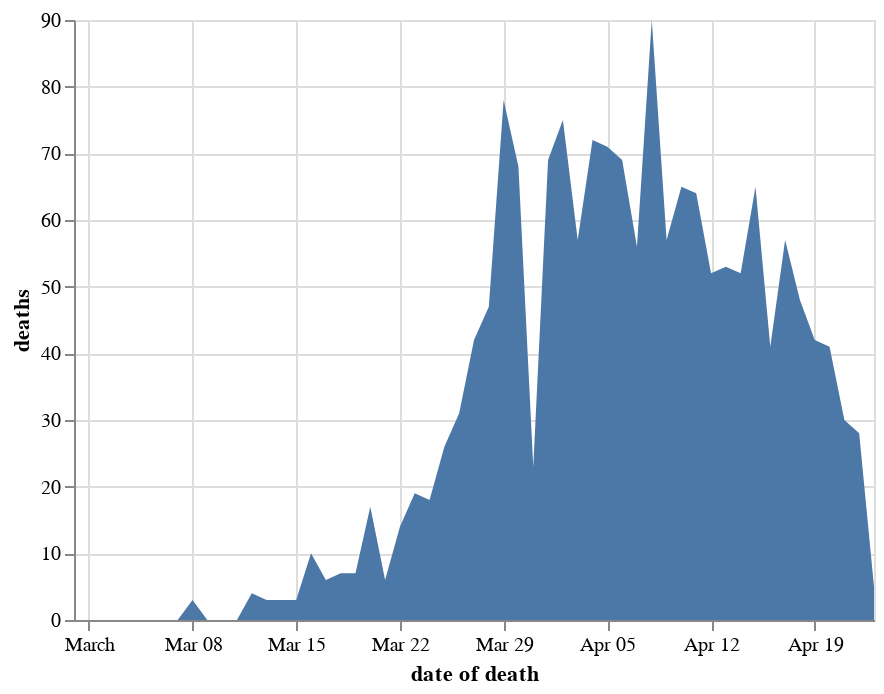

Here is the notebook cell this chart was saved with:
### Markdown cell above
## Deaths on date died Express & Star

### Code cell
chart_dodde = chart_doddbt.copy()
chart_dodde = chart_dodde[chart_dodde.code.isin(trustcodes_expressandstar)]
chart_dodde = chart_dodde.groupby(['date of death'], as_index=False)['deaths'].sum()
alt.Chart(chart_dodde).mark_area().encode(
    x='date of death',
    y='deaths'
)

### Figure 1 — Vega-Lite specification as saved in the notebook (floating-point values rounded to 4 significant figures)
{"config": {"view": {"continuousWidth": 400, "continuousHeight": 300}}, "data": {"name": "data-5cd55fe1889e0056a1ecefd509789507"}, "mark": "area", "encoding": {"x": {"type": "temporal", "field": "date of death"}, "y": {"type": "quantitative", "field": "deaths"}}, "$schema": "https://vega.github.io/schema/vega-lite/v4.8.1.json", "datasets": {"data-5cd55fe1889e0056a1ecefd509789507": [{"date of death": "2020-02-29T00:00:00", "deaths": 0}, {"date of death": "2020-03-01T00:00:00", "deaths": 0}, {"date of death": "2020-03-02T00:00:00", "deaths": 0}, {"date of death": "2020-03-03T00:00:00", "deaths": 0}, {"date of death": "2020-03-04T00:00:00", "deaths": 0}, {"date of death": "2020-03-05T00:00:00", "deaths": 0}, {"date of death": "2020-03-06T00:00:00", "deaths": 0}, {"date of death": "2020-03-07T00:00:00", "deaths": 0}, {"date of death": "2020-03-08T00:00:00", "deaths": 3}, {"date of death": "2020-03-09T00:00:00", "deaths": 0}, {"date of death": "2020-03-10T00:00:00", "deaths": 0}, {"date of death": "2020-03-11T00:00:00", "deaths": 0}, {"date of death": "2020-03-12T00:00:00", "deaths": 4}, {"date of death": "2020-03-13T00:00:00", "deaths": 3}, {"date of death": "2020-03-14T00:00:00", "deaths": 3}, {"date of death": "2020-03-15T00:00:00", "deaths": 3}, {"date of death": "2020-03-16T00:00:00", "deaths": 10}, {"date of death": "2020-03-17T00:00:00", "deaths": 6}, {"date of death": "2020-03-18T00:00:00", "deaths": 7}, {"date of death": "2020-03-19T00:00:00", "deaths": 7}, {"date of death": "2020-03-20T00:00:00", "deaths": 17}, {"date of death": "2020-03-21T00:00:00", "deaths": 6}, {"date of death": "2020-03-22T00:00:00", "deaths": 14}, {"date of death": "2020-03-23T00:00:00", "deaths": 19}, {"date of death": "2020-03-24T00:00:00", "deaths": 18}, {"date of death": "2020-03-25T00:00:00", "deaths": 26}, {"date of death": "2020-03-26T00:00:00", "deaths": 31}, {"date of death": "2020-03-27T00:00:00", "deaths": 42}, {"date of death": "2020-03-28T00:00:00", "deaths": 47}, {"date of death": "2020-03-29T00:00:00", "deaths": 78}, {"date of death": "2020-03-30T00:00:00", "deaths": 68}, {"date of death": "2020-03-31T00:00:00", "deaths": 23}, {"date of death": "2020-04-01T00:00:00", "deaths": 69}, {"date of death": "2020-04-02T00:00:00", "deaths": 75}, {"date of death": "2020-04-03T00:00:00", "deaths": 57}, {"date of death": "2020-04-04T00:00:00", "deaths": 72}, {"date of death": "2020-04-05T00:00:00", "deaths": 71}, {"date of death": "2020-04-06T00:00:00", "deaths": 69}, {"date of death": "2020-04-07T00:00:00", "deaths": 56}, {"date of death": "2020-04-08T00:00:00", "deaths": 90}, {"date of death": "2020-04-09T00:00:00", "deaths": 57}, {"date of death": "2020-04-10T00:00:00", "deaths": 65}, {"date of death": "2020-04-11T00:00:00", "deaths": 64}, {"date of death": "2020-04-12T00:00:00", "deaths": 52}, {"date of death": "2020-04-13T00:00:00", "deaths": 53}, {"date of death": "2020-04-14T00:00:00", "deaths": 52}, {"date of death": "2020-04-15T00:00:00", "deaths": 65}, {"date of death": "2020-04-16T00:00:00", "deaths": 41}, {"date of death": "2020-04-17T00:00:00", "deaths": 57}, {"date of death": "2020-04-18T00:00:00", "deaths": 48}, {"date of death": "2020-04-19T00:00:00", "deaths": 42}, {"date of death": "2020-04-20T00:00:00", "deaths": 41}, {"date of death": "2020-04-21T00:00:00", "deaths": 30}, {"date of death": "2020-04-22T00:00:00", "deaths": 28}, {"date of death": "2020-04-23T00:00:00", "deaths": 5}]}}
